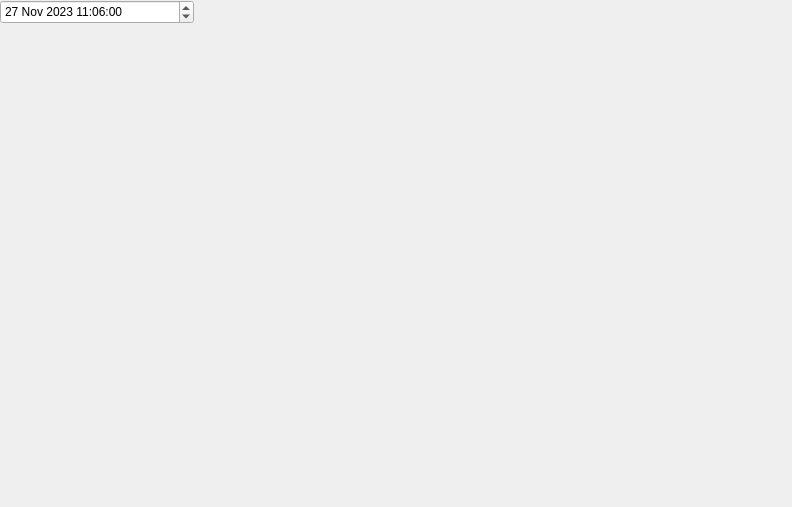
<?xml version="1.0" encoding="UTF-8"?>
<ui version="4.0">
 <class>AddCategories</class>
 <widget class="QMainWindow" name="AddCategories">
  <property name="geometry">
   <rect>
    <x>0</x>
    <y>0</y>
    <width>792</width>
    <height>507</height>
   </rect>
  </property>
  <property name="windowTitle">
   <string>MainWindow</string>
  </property>
  <widget class="QWidget" name="centralwidget">
   <widget class="QDateTimeEdit" name="dateTimeEdit">
    <property name="geometry">
     <rect>
      <x>0</x>
      <y>0</y>
      <width>194</width>
      <height>24</height>
     </rect>
    </property>
    <property name="dateTime">
     <datetime>
      <hour>11</hour>
      <minute>6</minute>
      <second>0</second>
      <year>2023</year>
      <month>11</month>
      <day>27</day>
     </datetime>
    </property>
   </widget>
  </widget>
 </widget>
 <resources/>
 <connections/>
</ui>
